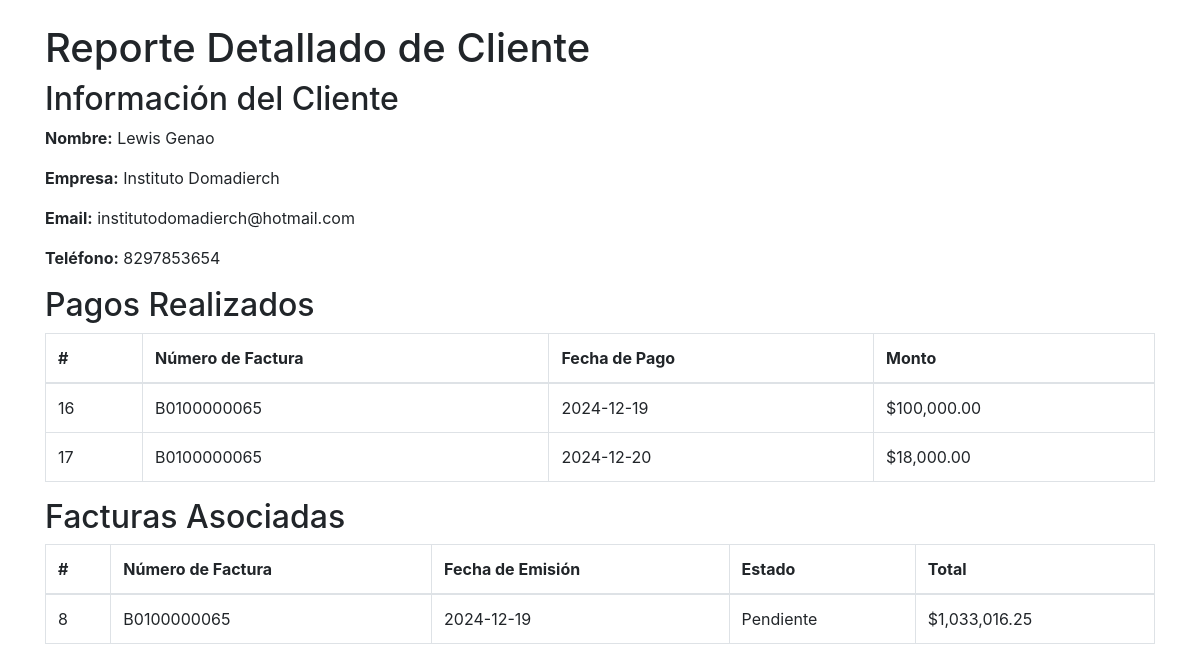
Page /reporte_detallado_cliente.php?cliente_id=10 on the committed database.
### tables this page shows
CREATE TABLE IF NOT EXISTS `clientes` (
  `id` int NOT NULL AUTO_INCREMENT,
  `client_name` varchar(255) NOT NULL,
  `client_company` varchar(255) DEFAULT NULL,
  `client_email` varchar(255) NOT NULL,
  `client_phone` varchar(20) DEFAULT NULL,
  `created_at` timestamp NOT NULL DEFAULT CURRENT_TIMESTAMP,
  PRIMARY KEY (`id`)
);

CREATE TABLE IF NOT EXISTS `pagos` (
  `id` int NOT NULL AUTO_INCREMENT,
  `factura_id` int NOT NULL,
  `monto` decimal(10,2) NOT NULL,
  `monto_real` decimal(10,2) NOT NULL,
  `fecha_pago` date NOT NULL,
  `metodo_pago` varchar(50) DEFAULT NULL,
  `a_quien_dirigida` varchar(255) NOT NULL,
  `beneficiario` varchar(255) NOT NULL,
  `cedula_beneficiario` varchar(20) NOT NULL,
  `concepto` varchar(255) NOT NULL,
  `condicion_comercial` enum('Persona Física','Simplificado','Informal') NOT NULL,
  `factura_beneficiario` varchar(255) DEFAULT NULL,
  PRIMARY KEY (`id`),
  KEY `factura_id` (`factura_id`),
  CONSTRAINT `pagos_ibfk_1` FOREIGN KEY (`factura_id`) REFERENCES `facturas` (`id`) ON DELETE CASCADE
);

CREATE TABLE IF NOT EXISTS `facturas` (
  `id` int NOT NULL AUTO_INCREMENT,
  `presupuesto_id` int NOT NULL,
  `cliente_id` int NOT NULL,
  `numero_factura` varchar(20) NOT NULL,
  `fecha_emision` date NOT NULL,
  `estado` enum('pagada','pendiente') DEFAULT 'pendiente',
  `total` decimal(10,2) NOT NULL,
  PRIMARY KEY (`id`),
  UNIQUE KEY `numero_factura` (`numero_factura`),
  KEY `presupuesto_id` (`presupuesto_id`),
  KEY `cliente_id` (`cliente_id`),
  CONSTRAINT `facturas_ibfk_1` FOREIGN KEY (`presupuesto_id`) REFERENCES `presupuesto` (`id`) ON DELETE CASCADE,
  CONSTRAINT `facturas_ibfk_2` FOREIGN KEY (`cliente_id`) REFERENCES `clientes` (`id`) ON DELETE CASCADE
);

### includes/database.php (called while the page is built, shortened)
<?php
class MySqli_DB {
    private $con;
    public function db_connect() {
        $this->con = mysqli_connect(DB_HOST, DB_USER, DB_PASS, DB_NAME);
    }
    public function prepare($sql) {
        return $this->con->prepare($sql);
    }
}
$db = new MySqli_DB();
?>

### reporte_detallado_cliente.php (the view, shortened to what this page needs)
<?php
require_once 'includes/load.php';
$cliente_id = (int)$_GET['cliente_id'];
$query_cliente = "SELECT * FROM clientes WHERE id = ?";
$stmt = $db->prepare($query_cliente);
$stmt->bind_param("i", $cliente_id);
$stmt->execute();
$result_cliente = $stmt->get_result();
$cliente = $result_cliente->fetch_assoc();
$query_pagos = "SELECT p.*, f.numero_factura
                FROM pagos p
                JOIN facturas f ON p.factura_id = f.id
                WHERE f.cliente_id = ?";
$stmt_pagos = $db->prepare($query_pagos);
$stmt_pagos->bind_param("i", $cliente_id);
$stmt_pagos->execute();
$result_pagos = $stmt_pagos->get_result();
$query_facturas = "SELECT * FROM facturas WHERE cliente_id = ?";
$stmt_facturas = $db->prepare($query_facturas);
$stmt_facturas->bind_param("i", $cliente_id);
$stmt_facturas->execute();
$result_facturas = $stmt_facturas->get_result();
?>
<!DOCTYPE html>
<html lang="es">
<head>
    <link rel="stylesheet" href="https://maxcdn.bootstrapcdn.com/bootstrap/4.5.2/css/bootstrap.min.css">
</head>
<body>
<div class="container mt-4">
    <h1>Reporte Detallado de Cliente</h1>
    <h2>Información del Cliente</h2>
    <p><strong>Nombre:</strong> <?php echo $cliente['client_name']; ?></p>
    <p><strong>Empresa:</strong> <?php echo $cliente['client_company']; ?></p>
    <p><strong>Email:</strong> <?php echo $cliente['client_email']; ?></p>
    <p><strong>Teléfono:</strong> <?php echo $cliente['client_phone']; ?></p>
    <h2>Pagos Realizados</h2>
    <table class="table table-bordered">
        <thead>
        <tr>
            <th>#</th>
            <th>Número de Factura</th>
            <th>Fecha de Pago</th>
            <th>Monto</th>
        </tr>
        </thead>
        <tbody>
        <?php while ($pago = $result_pagos->fetch_assoc()): ?>
            <tr>
                <td><?php echo $pago['id']; ?></td>
                <td><?php echo $pago['numero_factura']; ?></td>
                <td><?php echo $pago['fecha_pago']; ?></td>
                <td>$<?php echo number_format($pago['monto'], 2); ?></td>
            </tr>
        <?php endwhile; ?>
        </tbody>
    </table>
    <h2>Facturas Asociadas</h2>
    <table class="table table-bordered">
        <thead>
        <tr>
            <th>#</th>
            <th>Número de Factura</th>
            <th>Fecha de Emisión</th>
            <th>Estado</th>
            <th>Total</th>
        </tr>
        </thead>
        <tbody>
        <?php while ($factura = $result_facturas->fetch_assoc()): ?>
            <tr>
                <td><?php echo $factura['id']; ?></td>
                <td><?php echo $factura['numero_factura']; ?></td>
                <td><?php echo $factura['fecha_emision']; ?></td>
                <td><?php echo ucfirst($factura['estado']); ?></td>
                <td>$<?php echo number_format($factura['total'], 2); ?></td>
            </tr>
        <?php endwhile; ?>
        </tbody>
    </table>
</div>
</body>
</html>

### rows in the picture
clientes: client_name "Lewis Genao", client_company "Instituto Domadierch", client_email "institutodomadierch@hotmail.com", client_phone "8297853654"
pagos: id "16", factura.numero_factura "B0100000065", fecha_pago "2024-12-19", monto "100,000.00"
pagos: id "17", factura.numero_factura "B0100000065", fecha_pago "2024-12-20", monto "18,000.00"
facturas: id "8", numero_factura "B0100000065", fecha_emision "2024-12-19", estado "Pendiente", total "1,033,016.25"
